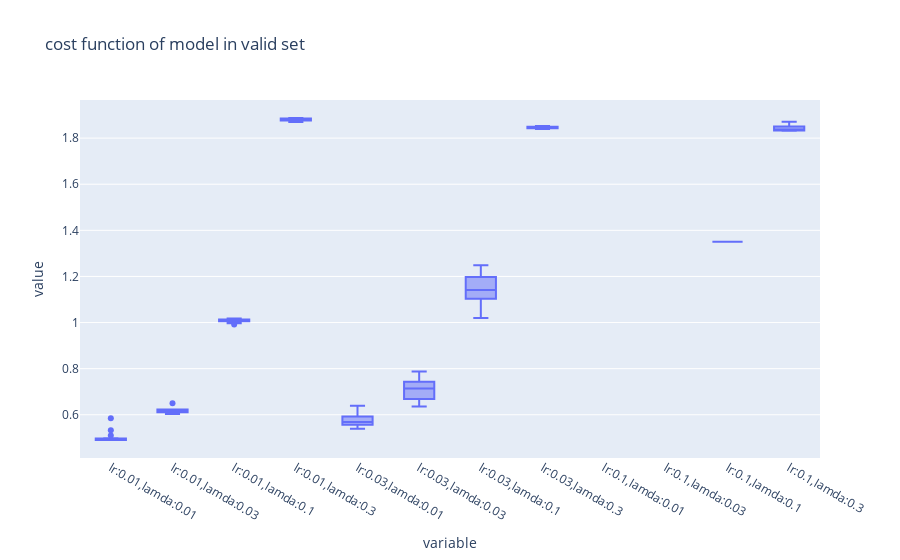

Source (notebook cell):
### Code cell
px.box(pd.DataFrame(valid_dict), title='Cost Function of Model in valid set')

### Figure 1 — Plotly figure (JSON) as saved in the notebook; plotly's stock layout.template omitted (floating-point values rounded to 4 significant figures; data arrays with more than 128 entries replaced by an {"elided": "..."} marker saying what was removed)
{"data": [{"alignmentgroup": "True", "hovertemplate": "variable=%{x}<br>value=%{y}<extra></extra>", "legendgroup": "", "marker": {"color": "#636efa"}, "name": "", "notched": false, "offsetgroup": "", "orientation": "v", "showlegend": false, "type": "box", "x": {"elided": "180 str values"}, "x0": " ", "xaxis": "x", "y": {"elided": "180 float values"}, "y0": " ", "yaxis": "y"}], "layout": {"boxmode": "group", "legend": {"tracegroupgap": 0}, "title": {"text": "cost function of model in valid set"}, "xaxis": {"anchor": "y", "domain": [0, 1], "title": {"text": "variable"}}, "yaxis": {"anchor": "x", "domain": [0, 1], "title": {"text": "value"}}}}
